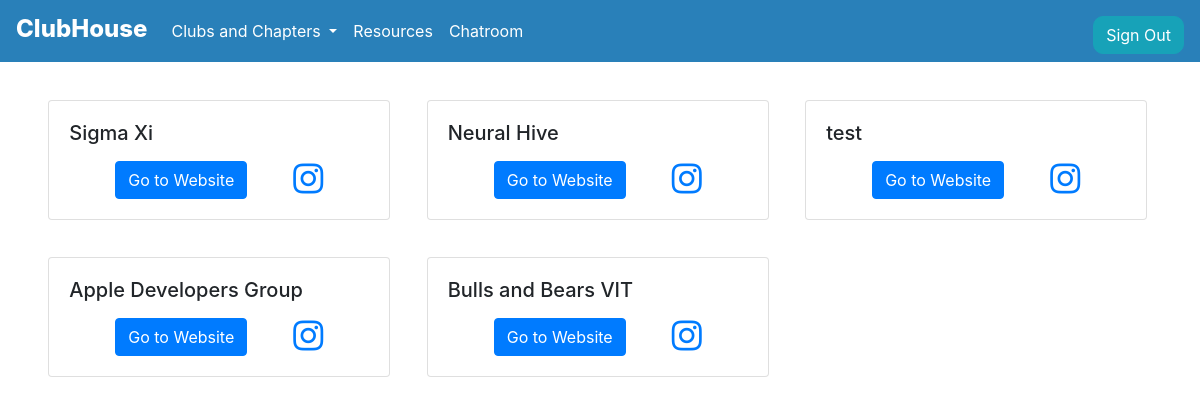
/clubs/ (signed in), run on the app's committed database.
### clubs/models.py (models this page shows, shortened)
class ClubAccount(models.Model):
    club_name       = models.CharField(null=False, default='', max_length=1000, primary_key=True)
    club_website    = models.URLField(null=True)
    ig_url          = models.URLField(null=True)
    club_email      = models.EmailField(null=True, unique=True, blank=True)
    logo_url        = models.URLField(default='', null=True, blank=True)
    club_logo       = models.ImageField(upload_to=path_and_rename_logos, default='', null=True, storage=gd_storage, blank=True)

### clubs/views.py (the view)
# urls.py: path('', views.index, name='index'),
def index(request):
    instance = ClubAccount.objects.all()
    param = {'objects': instance}
    return render(request, 'clubs/index.html',param)

### clubs/templates/clubs/index.html (shortened to what this page needs)
<!doctype html>
<html lang="en">
<head>
    <link rel="stylesheet" href="https://stackpath.bootstrapcdn.com/bootstrap/4.5.0/css/bootstrap.min.css"
>
    <link rel="stylesheet" href="https://cdnjs.cloudflare.com/ajax/libs/font-awesome/4.7.0/css/font-awesome.min.css">
</head>
<body>
      <nav class="navbar navbar-expand-lg navbar-light bg-light sticky-top"
      style='color: white !important; background-color: #2980B9!important;'>
      <a class=" navbar-brand" style="color:white; font-weight: 800; font-size: 1.5rem; padding-top: 1px;"
          href="/">ClubHouse</a>
      <div class="collapse navbar-collapse" id="navbarSupportedContent">
          <ul class="navbar-nav mr-auto">
              <li class="nav-item dropdown">
                  <a class="nav-link dropdown-toggle" style="color:white" href="#" id="navbarDropdown" role="button"
                      data-toggle="dropdown" aria-haspopup="true" aria-expanded="false">
                      Clubs and Chapters
                  </a>
              </li>
              <li class="nav-item">
                  <a class="nav-link" href="/resources/" style="color:white">Resources</a>
              </li>
              <li class="nav-item">
                  <a class="nav-link" style="color:white" href="/chatroom/">Chatroom</a>
              </li>
          </ul>
      </div>
      {% if user.is_authenticated %}
      {% load i18n %}
      <form method="post" action="{% url 'account_logout' %}">
          <button type="submit" class=" srround btn btn-info b'width:100%tn-info mt-2">{% trans 'Sign Out' %}</button>
      </form>
      {% endif %}
  </nav>
    <div class="container box">
        <div class='row'>
            {% for i in objects %}
            <div class="card" style="width: 18rem;">
                <div class="card-body">
                  <h5 class="card-title">{{i.club_name}}</h5>
                  <div class = 'icon'>
                      <a href="{{i.club_website}}" class="btn btn-primary">Go to Website</a>
                      <a href="{{i.ig_url}}" class = 'fa fa-instagram inst_icon'></a>
                </div>
                </div>
              </div>
              {% if forloop.counter|divisibleby:3 %}
              </div>
              <div class='row'>
                {% endif %}
            {% endfor %}
            </div>
    </div>
</body>
</html>

### clubs/templates/clubs/index.html (style rules this page uses)
.collapse { transition-delay: 1s; }
.srround { border-radius: 10px; }
.box { margin:20px auto 10px auto; }
.inst_icon { font-size : 35px; }
.icon { display:flex; justify-content: space-evenly; }
.card { width:30%!important; margin:1.6%; }

### data on the page
ClubAccount: club_name "Sigma Xi"
ClubAccount: club_name "Neural Hive"
ClubAccount: club_name "test"
ClubAccount: club_name "Apple Developers Group"
ClubAccount: club_name "Bulls and Bears VIT"
